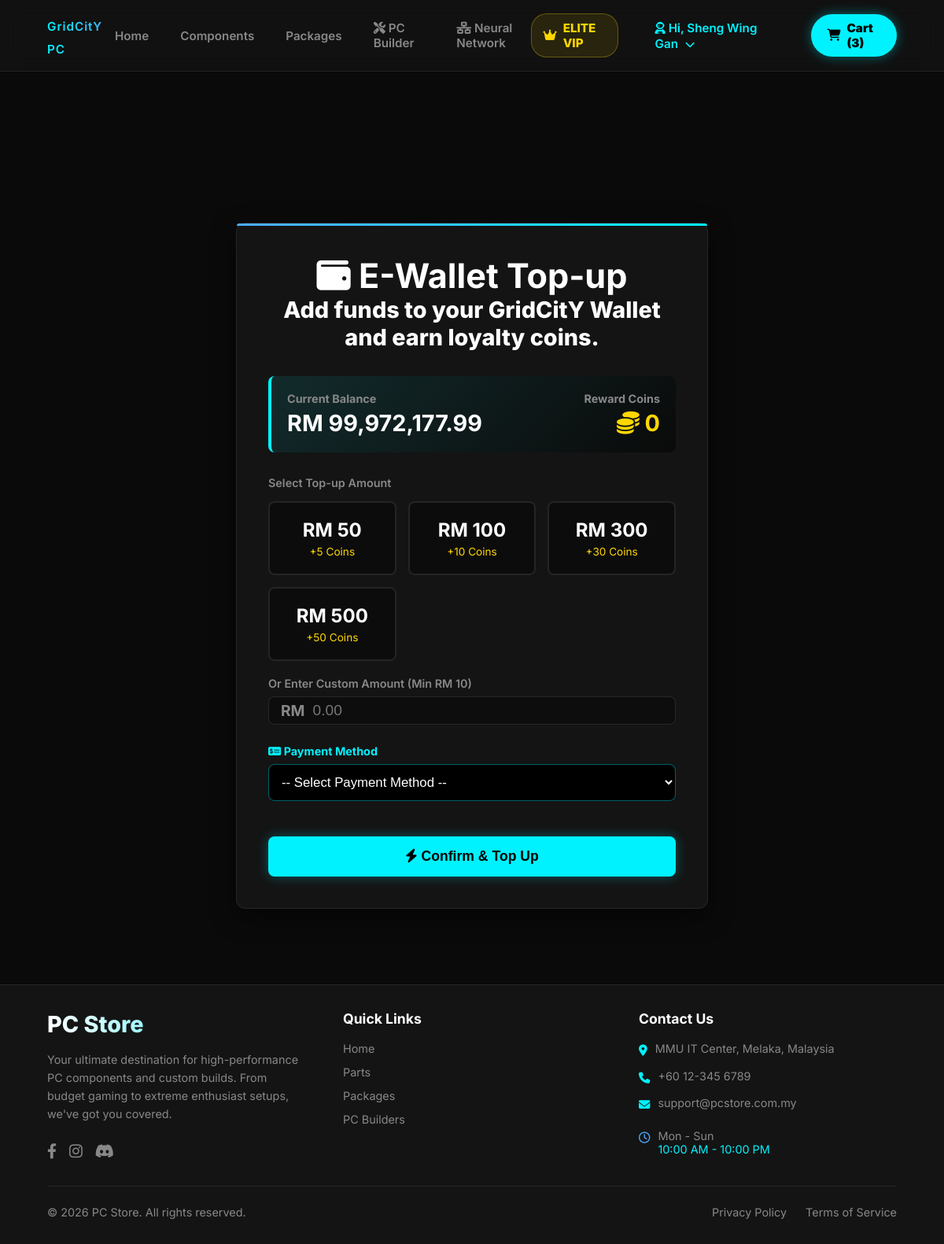
The page /wallet_topup.php (signed in) on the database as committed earlier.
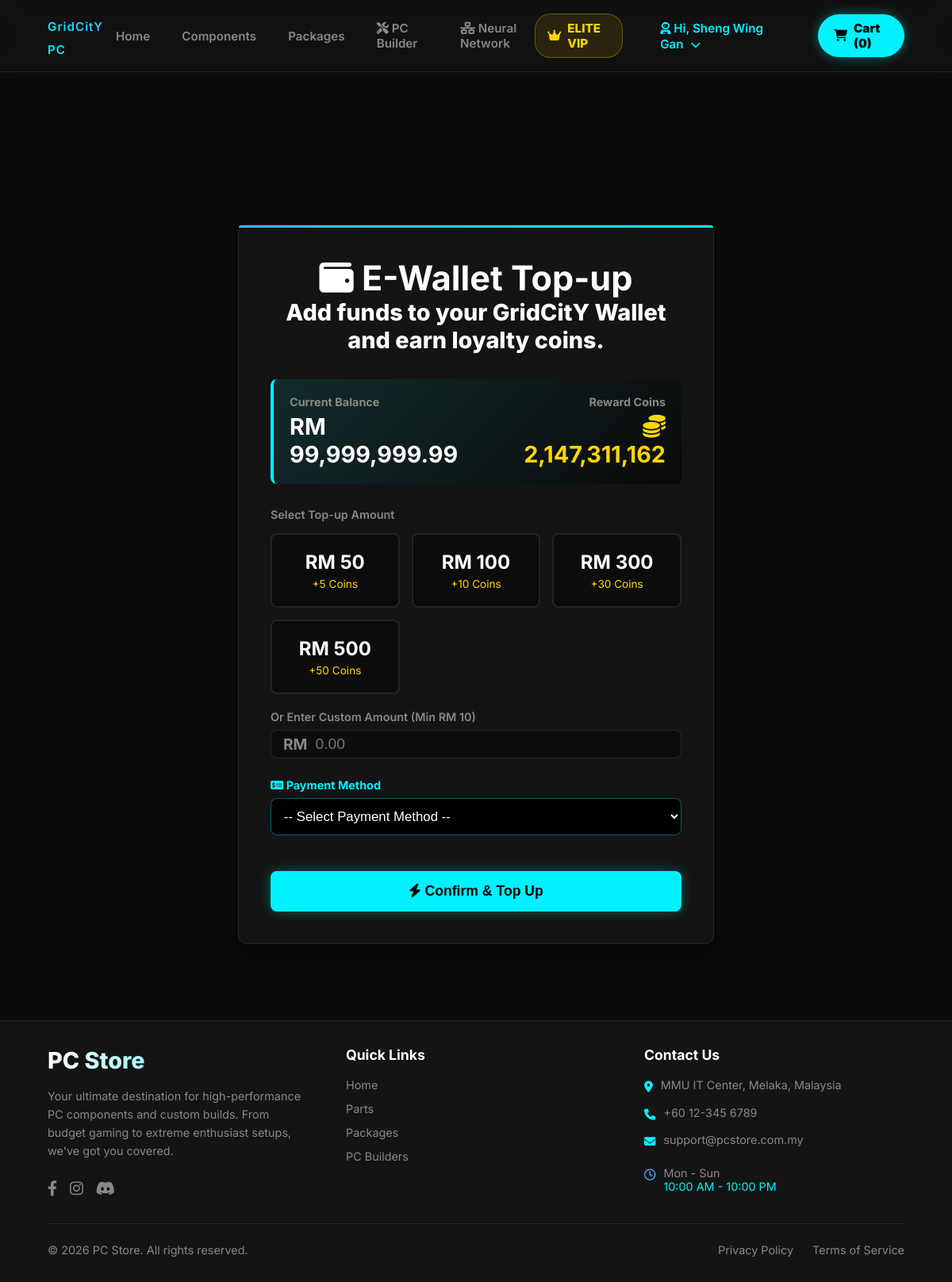
The same page on the database as committed later.
### tables this page shows
CREATE TABLE `customers` (
  `customer_id` int(11) NOT NULL,
  `username` varchar(150) DEFAULT NULL,
  `email` varchar(100) NOT NULL,
  `password` varchar(255) NOT NULL,
  `phone_number` varchar(20) DEFAULT NULL,
  `wallet_balance` decimal(10,2) NOT NULL DEFAULT 0.00,
  `reward_coins` int(11) NOT NULL DEFAULT 0,
  `membership_tier` varchar(20) DEFAULT 'Standard',
  `vip_expiry_date` datetime DEFAULT NULL,
  `auto_renew` tinyint(1) DEFAULT 0,
  `default_shipping_address` text DEFAULT NULL,
  `account_status` varchar(20) DEFAULT 'Active',
  `reset_token` varchar(6) DEFAULT NULL,
  `reset_token_expire` datetime DEFAULT NULL,
  `pref_gamer` int(11) DEFAULT 0,
  `pref_creator` int(11) DEFAULT 0,
  `pref_student` int(11) DEFAULT 0,
  `pref_enthusiast` int(11) DEFAULT 0
);

### wallet_topup.php (the view, shortened to what the changed rows need)
<?php
require_once 'config.php';
$customer_id = $_SESSION['customer_id'];
$query = "SELECT wallet_balance, reward_coins FROM customers WHERE customer_id = ?";
$stmt = $conn->prepare($query);
$stmt->bind_param("i", $customer_id);
$stmt->execute();
$result = $stmt->get_result();
$user_data = $result->fetch_assoc();
$current_balance = $user_data['wallet_balance'];
$current_coins = $user_data['reward_coins'];
?>
<!DOCTYPE html>
<html lang="en">
<head>
    <link rel="stylesheet" href="https://cdnjs.cloudflare.com/ajax/libs/font-awesome/6.4.0/css/all.min.css">
    <link rel="stylesheet" href="css/style.css">
</head>
<body>
    <?php include 'includes/header.php'; ?>
    <main class="main-container cart-page-wrapper">
        <div class="auth-container" style="max-width: 600px;">
            <div class="auth-title">
                <h2><i class="fa-solid fa-wallet"></i> E-Wallet Top-up</h2>
            </div>
            <div class="wallet-dashboard">
                <div class="stat-box">
                    <h4>Current Balance</h4>
                    <p>RM <?php echo number_format($current_balance, 2); ?></p>
                </div>
                <div class="stat-box" style="text-align: right;">
                    <h4>Reward Coins</h4>
                    <p style="color: #ffd700;"><i class="fa-solid fa-coins"></i> <?php echo number_format($current_coins); ?></p>
                </div>
            </div>
             </div> </main>
    </main>
</body>
</html>

### includes/header.php (shortened to what the changed rows need)
<?php
require_once 'config.php';
$cart_item_count = 0;
if (isset($_SESSION['customer_id'])) {
    $count_stmt = $conn->prepare("SELECT SUM(quantity) AS total_items FROM shopping_cart WHERE customer_id = ?");
    $count_stmt->bind_param("i", $_SESSION['customer_id']);
    $count_stmt->execute();
    $count_res = $count_stmt->get_result();
    if ($count_row = $count_res->fetch_assoc()) {
        $cart_item_count = $count_row['total_items'] ?? 0;
    }
}
?>
<!DOCTYPE html>
<html lang="en">
<head>
    <link rel="stylesheet" href="css/style.css">
    <link rel="stylesheet" href="https://cdnjs.cloudflare.com/ajax/libs/font-awesome/6.4.0/css/all.min.css">
</head>
<body>
<nav class="navbar">
    <div class="nav-actions" style="display: flex; align-items: center;">
        <a href="membership.php" style="color: #ffd700; font-weight: 800; text-decoration: none; display: flex; align-items: center; gap: 8px; padding: 8px 15px; background: rgba(255, 215, 0, 0.1); border: 1px solid rgba(255, 215, 0, 0.3); border-radius: 20px; transition: 0.3s; margin-right: 15px;" onmouseover="this.style.boxShadow='0 0 15px rgba(255, 215, 0, 0.5)'; this.style.transform='translateY(-2px)';" onmouseout="this.style.boxShadow='none'; this.style.transform='none';">
            <i class="fa-solid fa-crown"></i> ELITE VIP
        </a>
        <?php if(isset($_SESSION['customer_id'])): ?>
        <div class="profile-dropdown" style="position: relative; display: inline-block; margin-right: 15px;">
            <a href="profile.php" style="color: #00f2fe; text-decoration: none; padding-bottom: 5px;">
            </a>
        </div>
        <?php else: ?>
            <a href="login.php" style="text-decoration: none; margin-right: 15px;"><i class="fas fa-sign-in-alt"></i> Login</a>
            <a href="register.php" style="text-decoration: none; margin-right: 15px;"><i class="fas fa-user-plus"></i> Register</a>
        <?php endif; ?>
<a href="cart.php" style="background: #00f2fe; color: #000; padding: 8px 20px; border-radius: 30px; font-weight: 900; text-decoration: none; display: flex; align-items: center; gap: 8px; box-shadow: 0 0 15px rgba(0, 242, 254, 0.4); transition: 0.3s;" onmouseover="this.style.transform='scale(1.05)'; this.style.boxShadow='0 0 25px rgba(0, 242, 254, 0.7)';" onmouseout="this.style.transform='scale(1)'; this.style.boxShadow='0 0 15px rgba(0, 242, 254, 0.4)';">
    <i class="fa-solid fa-cart-shopping"></i> Cart (<?php echo $cart_item_count; ?>)
</a>
    </div>
</nav>
<main class="main-container">

Rows that differ between the two databases and show on the page:
changed customers: wallet_balance "99,972,177.99" → "99,999,999.99"; reward_coins "0" → "2,147,311,162"
Other text that changed with them:
$cart_item_count: "3" → "0"
